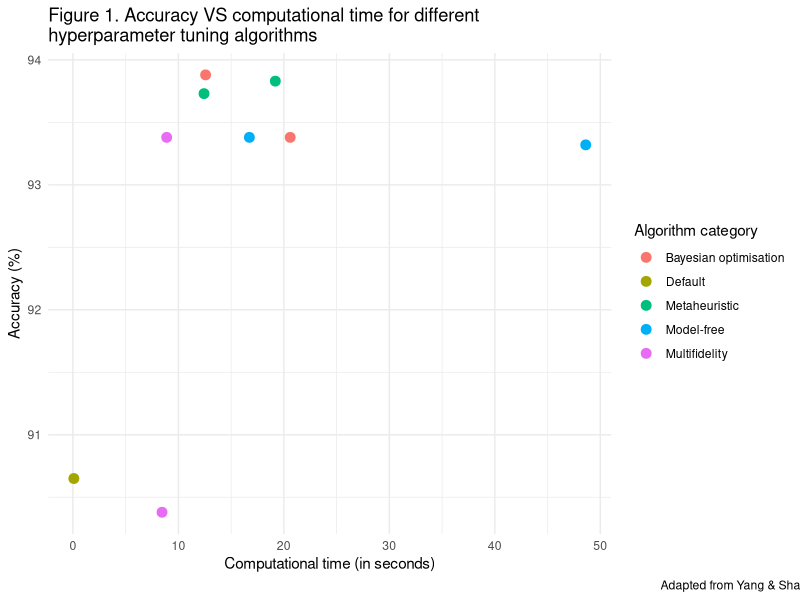
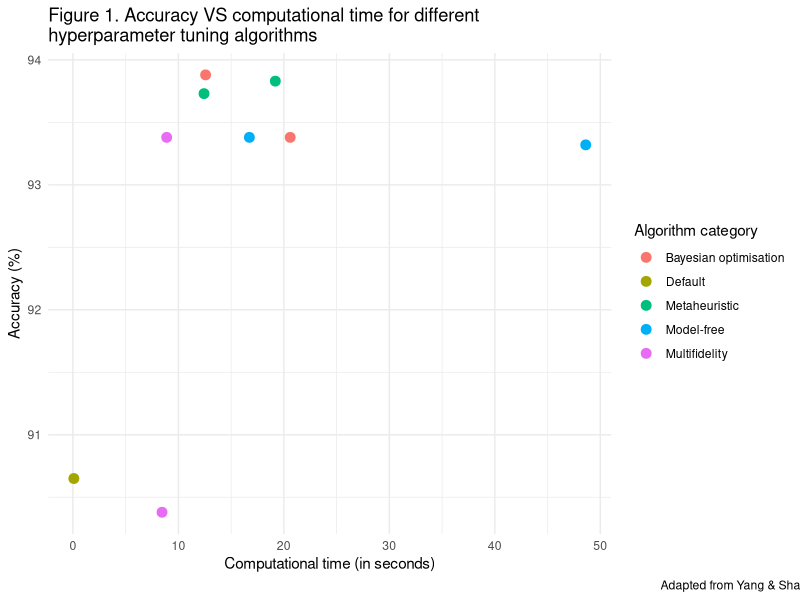

Write R code to recreate these figures, in order.
## ---- chunk 1
knitr::opts_chunk$set(echo = TRUE)
## ---- chunk 2
RFclass <- data.frame("OptimisationAlgorithm" = c("Default", "Grid search", "Random search", "BO-GP", "BO-TPE", "Hyperband", "BOHB", "GA", "PSO"),
                      "Category" = c("Default", "Model-free", "Model-free", "Bayesian optimisation", "Bayesian optimisation", "Multifidelity", "Multifidelity", "Metaheuristic", "Metaheuristic"),
                 "Accuracy" = c(90.65, 93.32, 93.38, 93.38, 93.88, 93.38, 90.38, 93.83, 93.73),
                 "CompTime" = c(0.09, 48.62, 16.73, 20.60, 12.58, 8.89, 8.45, 19.19, 12.43))
## ---- chunk 3
library(ggplot2)
library(dplyr)

RFclass %>%
  ggplot(aes(y = Accuracy, x = CompTime, col = Category)) +
  geom_point(size = 3) +
  labs(x = "Computational time (in seconds)",
       y = "Accuracy (%)") +
  theme_minimal() +
  labs(col = "Algorithm category",
       title = "Figure 1. Accuracy VS computational time for different\nhyperparameter tuning algorithms",
       caption = "Adapted from Yang & Shami (2020)") +
  theme(plot.caption = element_text(hjust = 1.65))

ggsave("figure1.jpg", width = 7, height = 3)
